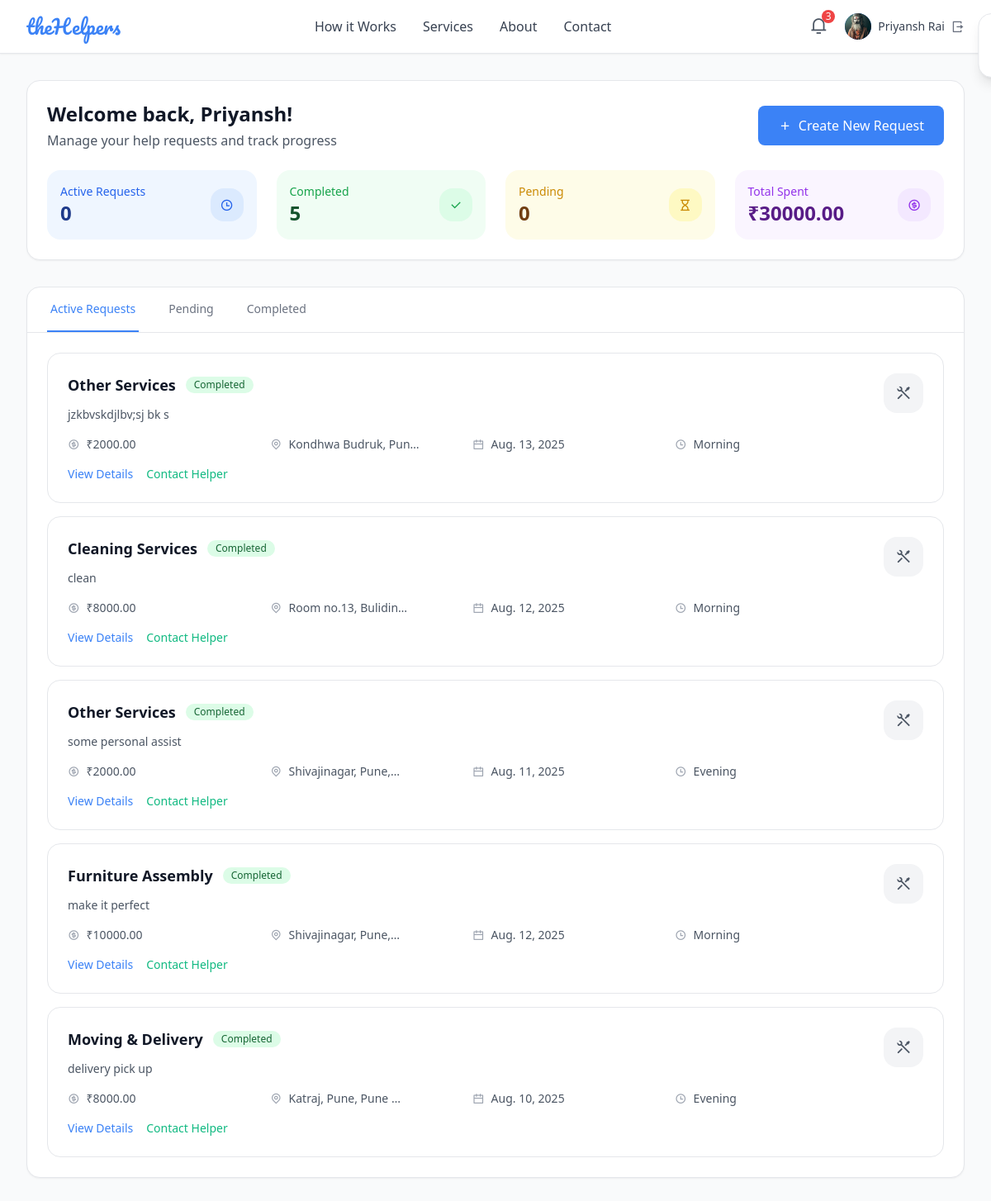
/user/dashboard/ (signed in), run on the app's committed database.
### helpersapp/models.py (models this page shows, shortened)
class User(models.Model):
    fname = models.CharField(max_length=50)
    lname = models.CharField(max_length=50)
    email = models.EmailField(unique=True)
    password = models.CharField(max_length=128)  # Store hashed password in production
    profile_image = models.ImageField(upload_to='profile_image/', blank=True, null=True)

class ServiceRequest(models.Model):
    SERVICE_CATEGORY_CHOICES = [
        ('cleaning', 'Cleaning Services'),
        ('moving', 'Moving & Delivery'),
        ('assembly', 'Furniture Assembly'),
        ('gardening', 'Gardening & Landscaping'),
        ('handyman', 'Handyman Services'),
        ('other', 'Other Services'),
    ]
    TIME_SLOT_CHOICES = [
        ('Morning', 'Morning (8am - 12pm)'),
        ('Afternoon', 'Afternoon (12pm - 5pm)'),
        ('Evening', 'Evening (5pm - 9pm)'),
    ]
    PAYMENT_TYPE_CHOICES = [('Hourly', 'Hourly Rate'), ('Fixed', 'Fixed Price')]
    STATUS_CHOICES = [
        ('Pending', 'Pending'),
        ('Active', 'Active'),
        ('Completed', 'Completed'),
        ('Cancelled', 'Cancelled'),
    ]
    PAYMENT_STATUS_CHOICES = [
        ('Pending', 'Pending'),
        ('Paid', 'Paid'),
    ]
    user = models.ForeignKey(User, on_delete=models.CASCADE, related_name='service_requests')
    accepted_helper = models.ForeignKey(
        'helpers.Helper',
        on_delete=models.SET_NULL,
        null=True,
        blank=True,
        related_name='accepted_requests'
    )
    otp_code = models.CharField(max_length=6, blank=True, null=True, help_text="6-digit code for verifying job completion")
    service_category = models.CharField(max_length=50, choices=SERVICE_CATEGORY_CHOICES)
    subcategory = models.CharField(max_length=100)
    task_description = models.TextField(max_length=500)
    address = models.CharField(max_length=255)
    preferred_date = models.DateField()
    preferred_time = models.CharField(max_length=20, choices=TIME_SLOT_CHOICES)
    is_flexible = models.BooleanField(default=False)
    is_urgent = models.BooleanField(default=False)
    has_parking = models.BooleanField(default=False)
    payment_type = models.CharField(max_length=20, choices=PAYMENT_TYPE_CHOICES)
    budget = models.DecimalField(max_digits=8, decimal_places=2)
    special_requirements = models.TextField(blank=True, null=True)
    helper_brings_tools = models.BooleanField(default=False)
    background_check_required = models.BooleanField(default=False)
    insurance_needed = models.BooleanField(default=False)
    experience_required = models.BooleanField(default=False)
    status = models.CharField(max_length=20, choices=STATUS_CHOICES, default='Pending')
    payment_status = models.CharField(max_length=20, choices=PAYMENT_STATUS_CHOICES, default='Pending')
    created_at = models.DateTimeField(auto_now_add=True)
    updated_at = models.DateTimeField(auto_now=True)
    class Meta:
        ordering = ['-created_at']

### helpersapp/views.py (the view)
# urls.py: path("dashboard/" ,views.dashboard,name='dashboard'),
def dashboard(request):
    if 'user_id' not in request.session:
        return redirect('helpersapp:auth')
    try:
        user = User.objects.get(id=request.session['user_id'])
        all_requests = ServiceRequest.objects.filter(user=user)
        active_requests_count = all_requests.filter(status='Active').count()
        pending_requests_count = all_requests.filter(status='Pending').count()
        completed_requests_count = all_requests.filter(status='Completed').count()
        total_spent = 0
        completed_requests = all_requests.filter(status='Completed')
        for req in completed_requests:
            if req.budget: # Only add if budget has a value
                total_spent += req.budget
        context = {
            'user': user,
            'requests': all_requests,
            'active_requests_count': active_requests_count,
            'pending_requests_count': pending_requests_count,
            'completed_requests_count': completed_requests_count,
            'total_spent': total_spent
        }
        return render(request, 'dashboard.html', context)
    except User.DoesNotExist:
        del request.session['user_id']
        return redirect('helpersapp:auth')

### templates/dashboard.html (shortened to what this page needs)
<!DOCTYPE html>
<html lang="en">
  <head>
    <script src="https://cdn.tailwindcss.com/3.4.16"></script>
    <link rel="stylesheet" href="https://cdnjs.cloudflare.com/ajax/libs/remixicon/4.6.0/remixicon.min.css">
  </head>
  <body class="bg-gray-50 min-h-screen">
    <header class="bg-white shadow-sm border-b border-gray-200 sticky top-0 z-50">
      <div class="max-w-7xl mx-auto px-4 sm:px-6 lg:px-8">
        <div class="flex items-center justify-between h-16">
          <div class="flex items-center">
            <h1 class="text-2xl font-['Pacifico'] text-primary">theHelpers</h1>
          </div>
          <nav class="hidden md:flex items-center space-x-8">
            <a href="#" class="text-gray-700 hover:text-primary transition-colors">How it Works</a>
            <a href="#" class="text-gray-700 hover:text-primary transition-colors">Services</a>
            <a href="#" class="text-gray-700 hover:text-primary transition-colors">About</a>
            <a href="#" class="text-gray-700 hover:text-primary transition-colors">Contact</a>
          </nav>
          <div class="flex items-center space-x-4">
            <div class="relative">
              <button class="w-8 h-8 flex items-center justify-center text-gray-600 hover:text-primary transition-colors relative">
                <i class="ri-notification-3-line ri-lg"></i>
                <span class="absolute -top-1 -right-1 w-4 h-4 bg-red-500 text-white text-xs rounded-full flex items-center justify-center">3</span>
              </button>
            </div>
           <div class="flex items-center space-x-2">
    <div class="w-8 h-8 bg-primary rounded-full flex items-center justify-center overflow-hidden">
        {% if user.profile_image %}
            <img src="{{ user.profile_image.url }}" class="w-full h-full object-cover" alt="Profile Image">
        {% else %}
            <span class="text-white text-sm font-medium">
                {{ user.fname|first|upper }}{{ user.lname|first|upper }}
            </span>
        {% endif %}
    </div>
    <span class="text-sm text-gray-700">{{ user.fname }} {{ user.lname }}</span>
    <a href="{% url 'helpersapp:logout' %}" class="w-4 h-4 flex items-center justify-center text-gray-500">
        <i class="ri-logout-box-r-line"></i>
    </a>
</div>
          </div>
        </div>
      </div>
    </header>
    <main class="max-w-7xl mx-auto px-4 sm:px-6 lg:px-8 py-8">
      <div class="mb-8">
        <div class="bg-white rounded-lg shadow-sm border border-gray-200 p-6">
          <div class="flex items-center justify-between mb-6">
            <div>
              <h2 class="text-2xl font-bold text-gray-900">Welcome back, {{user.fname}}!</h2>
              <p class="text-gray-600 mt-1">Manage your help requests and track progress</p>
            </div>
            <a href="{% url 'helpersapp:request_help' %}" data-readdy="true" class="bg-primary text-white px-6 py-3 !rounded-button hover:bg-blue-600 transition-colors whitespace-nowrap flex items-center space-x-2">
              <i class="ri-add-line"></i>
              <span>Create New Request</span>
            </a>
          </div>
          <div class="grid grid-cols-1 md:grid-cols-4 gap-6">
            <div class="bg-blue-50 rounded-lg p-4">
              <div class="flex items-center justify-between">
                <div>
                  <p class="text-sm font-medium text-blue-600">Active Requests</p>
                  <p class="text-2xl font-bold text-blue-900">{{ active_requests_count }}</p>
                </div>
                <div class="w-10 h-10 flex items-center justify-center bg-blue-100 rounded-lg">
                  <i class="ri-time-line text-blue-600"></i>
                </div>
              </div>
            </div>
            <div class="bg-green-50 rounded-lg p-4">
              <div class="flex items-center justify-between">
                <div>
                  <p class="text-sm font-medium text-green-600">Completed</p>
                  <p class="text-2xl font-bold text-green-900">{{ completed_requests_count }}</p>
                </div>
                <div class="w-10 h-10 flex items-center justify-center bg-green-100 rounded-lg">
                  <i class="ri-check-line text-green-600"></i>
                </div>
              </div>
            </div>
            <div class="bg-yellow-50 rounded-lg p-4">
              <div class="flex items-center justify-between">
                <div>
                  <p class="text-sm font-medium text-yellow-600">Pending</p>
                  <p class="text-2xl font-bold text-yellow-900">{{ pending_requests_count }}</p>
                </div>
                <div class="w-10 h-10 flex items-center justify-center bg-yellow-100 rounded-lg">
                  <i class="ri-hourglass-line text-yellow-600"></i>
                </div>
              </div>
            </div>
            <div class="bg-purple-50 rounded-lg p-4">
              <div class="flex items-center justify-between">
                <div>
                  <p class="text-sm font-medium text-purple-600">Total Spent</p>
                  <p class="text-2xl font-bold text-purple-900">₹{{ total_spent }}</p>
                </div>
                <div class="w-10 h-10 flex items-center justify-center bg-purple-100 rounded-lg">
                  <i class="ri-money-dollar-circle-line text-purple-600"></i>
                </div>
              </div>
            </div>
          </div>
        </div>
      </div>
      <div class="bg-white rounded-lg shadow-sm border border-gray-200">
        <div class="border-b border-gray-200">
          <nav class="flex space-x-8 px-6">
            <button class="py-4 px-1 border-b-2 border-primary text-primary font-medium text-sm whitespace-nowrap tab-button active"> Active Requests </button>
            <button class="py-4 px-1 border-b-2 border-transparent text-gray-500 hover:text-gray-700 font-medium text-sm whitespace-nowrap tab-button"> Pending </button>
            <button class="py-4 px-1 border-b-2 border-transparent text-gray-500 hover:text-gray-700 font-medium text-sm whitespace-nowrap tab-button"> Completed </button>
          </nav>
        </div>
        <div class="p-6">
           <div class="space-y-4" id="requests-container">
            {% for req in requests %}
            <div class="border border-gray-200 rounded-lg p-6 hover:shadow-md transition-shadow">
              <div class="flex items-start justify-between">
                <div class="flex-1">
                  <div class="flex items-center space-x-3 mb-3">
                    <h3 class="text-lg font-semibold text-gray-900">{{ req.get_service_category_display }}</h3>
                    {% if req.status == 'Pending' %}
                    <span class="inline-flex items-center px-2.5 py-0.5 rounded-full text-xs font-medium bg-yellow-100 text-yellow-800">{{ req.status }}</span>
                    {% elif req.status == 'Active' %}
                    <span class="inline-flex items-center px-2.5 py-0.5 rounded-full text-xs font-medium bg-blue-100 text-blue-800">{{ req.status }}</span>
                    {% elif req.status == 'Completed' %}
                    <span class="inline-flex items-center px-2.5 py-0.5 rounded-full text-xs font-medium bg-green-100 text-green-800">{{ req.status }}</span>
                    {% else %}
                    <span class="inline-flex items-center px-2.5 py-0.5 rounded-full text-xs font-medium bg-red-100 text-red-800">{{ req.status }}</span>
                    {% endif %}
                  </div>
                  <p class="text-sm text-gray-600 mb-4">{{ req.task_description|truncatewords:30 }}</p>
                  <div class="grid grid-cols-2 md:grid-cols-4 gap-4 mb-4 text-sm text-gray-600">
                    <div class="flex items-center space-x-2">
                      <i class="ri-money-dollar-circle-line text-gray-400"></i>
                      <span>₹{{ req.budget }}</span>
                    </div>
                    <div class="flex items-center space-x-2">
                      <i class="ri-map-pin-line text-gray-400"></i>
                      <span>{{ req.address|truncatechars:20 }}</span>
                    </div>
                    <div class="flex items-center space-x-2">
                      <i class="ri-calendar-line text-gray-400"></i>
                      <span>{{ req.preferred_date }}</span>
                    </div>
                    <div class="flex items-center space-x-2">
                      <i class="ri-time-line text-gray-400"></i>
                      <span>{{ req.preferred_time }}</span>
                    </div>
                  </div>
                   <div class="flex items-center space-x-4">
                    <a href="{% url 'helpersapp:request_details' req.id %}" class="text-primary hover:text-blue-600 text-sm font-medium">View Details</a>
                    <a href="{% url 'helpersapp:contact_helper' req.id %}" class="text-secondary hover:text-green-600 text-sm font-medium">Contact Helper</a>
                  </div>
                </div>
                <div class="ml-6 flex-shrink-0">
                  <div class="w-12 h-12 bg-gray-100 rounded-lg flex items-center justify-center">
                    <i class="ri-tools-line text-gray-600 ri-lg"></i>
                  </div>
                </div>
              </div>
            </div>
            {% empty %}
            <div class="text-center py-12 text-gray-500">
              <i class="ri-file-text-line text-4xl text-gray-300"></i>
              <p class="mt-2">You haven't made any requests yet.</p>
            </div>
            {% endfor %}
          </div>
        </div>
      </div>
    </main>
    <div id="notification-toast" class="fixed top-4 right-4 bg-white border border-gray-200 rounded-lg shadow-lg p-4 transform translate-x-full transition-transform duration-300 z-50">
    </div>
  </body>
</html>

### templates/dashboard.html (style rules this page uses)
:where([class^="ri-"])::before { content: "\f3c2"; }

### data on the page
User: profile_image (picture), fname "Priyansh", lname "Rai"
ServiceRequest: service_category "Other Services", status "Completed", task_description "jzkbvskdjlbv;sj bk s", budget "2000.00", address "Kondhwa Budruk, Pun…", preferred_date "Aug. 13, 2025", preferred_time "Morning"
ServiceRequest: service_category "Cleaning Services", status "Completed", task_description "clean", budget "8000.00", address "Room no.13, Bulidin…", preferred_date "Aug. 12, 2025", preferred_time "Morning"
ServiceRequest: service_category "Other Services", status "Completed", task_description "some personal assist", budget "2000.00", address "Shivajinagar, Pune,…", preferred_date "Aug. 11, 2025", preferred_time "Evening"
ServiceRequest: service_category "Furniture Assembly", status "Completed", task_description "make it perfect", budget "10000.00", address "Shivajinagar, Pune,…", preferred_date "Aug. 12, 2025", preferred_time "Morning"
ServiceRequest: service_category "Moving & Delivery", status "Completed", task_description "delivery pick up", budget "8000.00", address "Katraj, Pune, Pune …", preferred_date "Aug. 10, 2025", preferred_time "Evening"

### other printed values
{{ active_requests_count }} "0"
{{ completed_requests_count }} "5"
{{ pending_requests_count }} "0"
{{ total_spent }} "30000.00"
